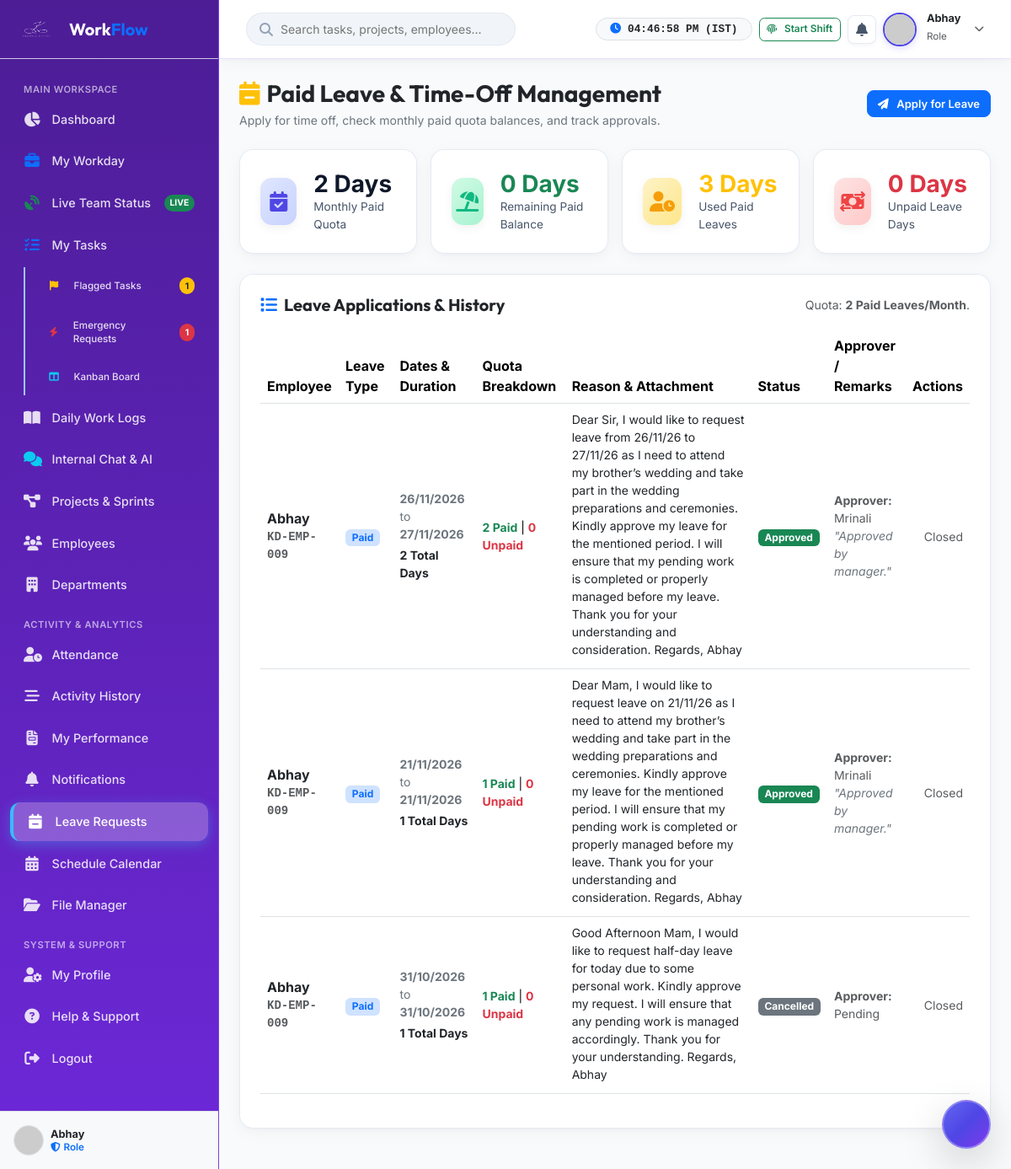
The page /leaves/index.php (signed in) on the database its author committed.
### tables this page shows
CREATE TABLE `leave_requests` (
  `id` int(11) NOT NULL,
  `user_id` int(11) NOT NULL,
  `leave_type` varchar(50) DEFAULT 'paid',
  `start_date` date NOT NULL,
  `end_date` date NOT NULL,
  `total_days` decimal(4,1) DEFAULT 1.0,
  `paid_days` decimal(4,1) DEFAULT 0.0,
  `unpaid_days` decimal(4,1) DEFAULT 0.0,
  `reason` text NOT NULL,
  `attachment` varchar(255) DEFAULT NULL,
  `status` varchar(50) DEFAULT 'pending',
  `approved_by` int(11) DEFAULT NULL,
  `comment` text DEFAULT NULL,
  `created_at` datetime DEFAULT current_timestamp()
);

CREATE TABLE `users` (
  `id` int(11) NOT NULL,
  `role_id` int(11) DEFAULT NULL,
  `department_id` int(11) DEFAULT NULL,
  `employee_code` varchar(50) DEFAULT NULL,
  `name` varchar(100) NOT NULL,
  `email` varchar(150) NOT NULL,
  `username` varchar(100) DEFAULT NULL,
  `password` varchar(255) DEFAULT NULL,
  `password_hash` varchar(255) NOT NULL,
  `phone` varchar(50) DEFAULT NULL,
  `avatar` varchar(255) DEFAULT 'default_avatar.png',
  `designation` varchar(150) DEFAULT NULL,
  `shift_timing` varchar(100) DEFAULT '09:40 AM - 06:30 PM (Fixed Office)',
  `role` varchar(20) NOT NULL DEFAULT 'STAFF',
  `status` varchar(20) NOT NULL DEFAULT 'active',
  `remember_token` varchar(100) DEFAULT NULL,
  `last_login` datetime DEFAULT NULL,
  `created_at` datetime NOT NULL DEFAULT current_timestamp(),
  `updated_at` datetime NOT NULL DEFAULT current_timestamp() ON UPDATE current_timestamp()
);

### php_app/views/leaves.php (the view, shortened to what the rows shown need)
<?php
require_once __DIR__ . '/includes/header.php';
$user = requireLogin();
$db = Database::getConnection();
$isAdminOrManager = hasRole(['admin', 'manager']);
if ($isAdminOrManager) {
    $leaves = $db->query("
        SELECT l.*, COALESCE(u.name, 'Unknown') as user_name, u.employee_code, m.name as approver_name
        FROM leave_requests l
        LEFT JOIN users u ON l.user_id = u.id
        LEFT JOIN users m ON l.approved_by = m.id
        ORDER BY l.id DESC
    ")->fetchAll();
} else {
    $stmt = $db->prepare("
        SELECT l.*, COALESCE(u.name, 'Unknown') as user_name, u.employee_code, m.name as approver_name
        FROM leave_requests l
        LEFT JOIN users u ON l.user_id = u.id
        LEFT JOIN users m ON l.approved_by = m.id
        WHERE l.user_id = ?
        ORDER BY l.id DESC
    ");
    $stmt->execute([$user['id']]);
    $leaves = $stmt->fetchAll();
}
?>
<div class="main-wrapper">
    <?php require_once __DIR__ . '/includes/navbar.php'; ?>
    <div class="p-4">
        <div class="glass-card mb-4">
            <div class="table-responsive d-none d-md-block">
                <table class="table align-middle table-hover">
                    <thead>
                        <tr>
                            <th>Employee</th>
                            <th>Leave Type</th>
                            <th>Dates & Duration</th>
                            <th>Quota Breakdown</th>
                            <th>Reason & Attachment</th>
                            <th>Status</th>
                            <th>Approver / Remarks</th>
                            <th class="text-end">Actions</th>
                        </tr>
                    </thead>
                    <tbody>
                        <?php if (!empty($leaves)): foreach ($leaves as $l):
                            $statusBadge = '<span class="badge bg-warning text-dark">Pending</span>';
                            if ($l['status'] === 'approved') $statusBadge = '<span class="badge bg-success">Approved</span>';
                            elseif ($l['status'] === 'rejected') $statusBadge = '<span class="badge bg-danger">Rejected</span>';
                            elseif ($l['status'] === 'cancelled') $statusBadge = '<span class="badge bg-secondary">Cancelled</span>';
                            $type = strtolower($l['leave_type'] ?? 'paid');
                            $typeBadge = '<span class="badge bg-primary-subtle text-primary">' . ucfirst($type) . '</span>';
                            $totalDays = (float)($l['total_days'] ?? 1);
                            $paidDays = (float)($l['paid_days'] ?? 0);
                            $unpaidDays = (float)($l['unpaid_days'] ?? 0);
                        ?>
                            <tr>
                                <td class="fw-bold text-dark">
                                    <?= sanitize($l['user_name']) ?>
                                    <small class="text-muted d-block font-monospace"><?= sanitize($l['employee_code'] ?? ('EMP-' . str_pad($l['user_id'] ?? 0, 3, '0', STR_PAD_LEFT))) ?></small>
                                </td>
                                <td><?= $typeBadge ?></td>
                                <td class="small text-secondary">
                                    <strong><?= formatISTDate($l['start_date']) ?></strong> to <strong><?= formatISTDate($l['end_date']) ?></strong>
                                    <div class="fw-bold text-dark mt-1"><?= $totalDays ?> Total Days</div>
                                </td>
                                <td>
                                    <div class="small">
                                        <span class="text-success fw-bold"><?= $paidDays ?> Paid</span> |
                                        <span class="text-danger fw-bold"><?= $unpaidDays ?> Unpaid</span>
                                    </div>
                                </td>
                                <td class="small">
                                    <div class="text-dark mb-1"><?= sanitize($l['reason']) ?></div>
                                </td>
                                <td><?= $statusBadge ?></td>
                                <td class="small text-muted">
                                    <div><strong>Approver:</strong> <?= sanitize($l['approver_name'] ?: 'Pending') ?></div>
                                    <?php if (!empty($l['comment'])): ?>
                                        <div class="text-secondary fst-italic">"<?= sanitize($l['comment']) ?>"</div>
                                    <?php endif; ?>
                                </td>
                                <td class="text-end">
                                    <?php if ($l['status'] === 'pending'): ?>
                                        <?php if ($isAdminOrManager): ?>
                                            <button class="btn btn-sm btn-success me-1" onclick="openApproveModal(<?= (int)$l['id'] ?>)" title="Approve"><i class="fas fa-check"></i></button>
                                            <button class="btn btn-sm btn-danger me-1" onclick="openRejectModal(<?= (int)$l['id'] ?>)" title="Reject"><i class="fas fa-times"></i></button>
                                        <?php endif; ?>
                                        <?php if ((int)$l['user_id'] === (int)$user['id']): ?>
                                            <button class="btn btn-sm btn-outline-secondary" onclick="cancelLeave(<?= (int)$l['id'] ?>)" title="Cancel Request"><i class="fas fa-ban"></i></button>
                                        <?php endif; ?>
                                    <?php else: ?>
                                        <span class="text-muted small">Closed</span>
                                    <?php endif; ?>
                                </td>
                            </tr>
                        <?php endforeach; else: ?>
                            <tr><td colspan="8" class="text-center text-muted py-4">No leave records found.</td></tr>
                        <?php endif; ?>
                    </tbody>
                </table>
            </div>
        </div>
    </div>
</div>
<?php require_once __DIR__ . '/includes/footer.php'; ?>

### rows shown on the page
leave_requests: user_name "Abhay", user.employee_code "KD-EMP-009", leave_type "Paid", start_date "26/11/2026", end_date "27/11/2026", total_days "2", paid_days "2", unpaid_days "0", reason "Dear Sir, I would like to request leave from 26/11/26 to 27/11/26 as I need to attend my brother’s wedding and take part in the wedding preparations and ceremonies. Kindly approve my leave for the mentioned period. I will ensure that my pending work is completed or properly managed before my leave. Thank you for your understanding and consideration. Regards, Abhay", status "Approved", users.name "Mrinali", comment "Approved by manager."
leave_requests: user_name "Abhay", user.employee_code "KD-EMP-009", leave_type "Paid", start_date "21/11/2026", end_date "21/11/2026", total_days "1", paid_days "1", unpaid_days "0", reason "Dear Mam, I would like to request leave on 21/11/26 as I need to attend my brother’s wedding and take part in the wedding preparations and ceremonies. Kindly approve my leave for the mentioned period. I will ensure that my pending work is completed or properly managed before my leave. Thank you for your understanding and consideration. Regards, Abhay", status "Approved", users.name "Mrinali", comment "Approved by manager."
leave_requests: user_name "Abhay", user.employee_code "KD-EMP-009", leave_type "Paid", start_date "31/10/2026", end_date "31/10/2026", total_days "1", paid_days "1", unpaid_days "0", reason "Good Afternoon Mam, I would like to request half-day leave for today due to some personal work. Kindly approve my request. I will ensure that any pending work is managed accordingly. Thank you for your understanding. Regards, Abhay", status "Cancelled", approver_name "Pending"

### other values the page prints
$sidebarOpenFlagsCount "1"
$sidebarPendingEmergencyCount "1"
$user['name'] "Abhay"
$user['role_title'] "Role"
$leaveBalance['monthly_quota'] "2"
$leaveBalance['remaining_paid'] "0"
$leaveBalance['used_paid'] "3"
$leaveBalance['used_unpaid'] "0"
